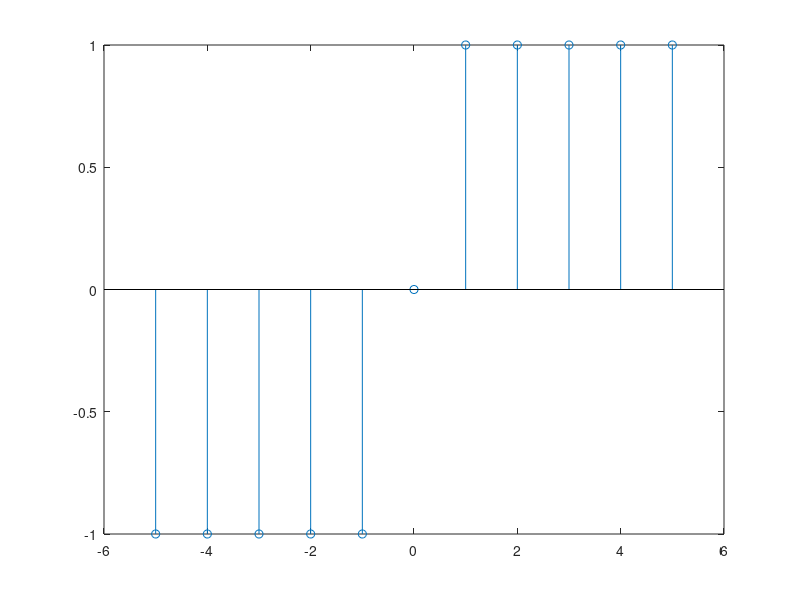

Write MATLAB code to recreate this figure.
clc;
clear all;
close all;

l_input = input('Enter the length of sequence you want on either side');
seq = -l_input : l_input;
len = length(seq);

% Signum
y(1 : len/2) = -1
y ((len +1)/2) = 0
y((len +1)/2 + 1 : len) = 1;
stem (seq, y);